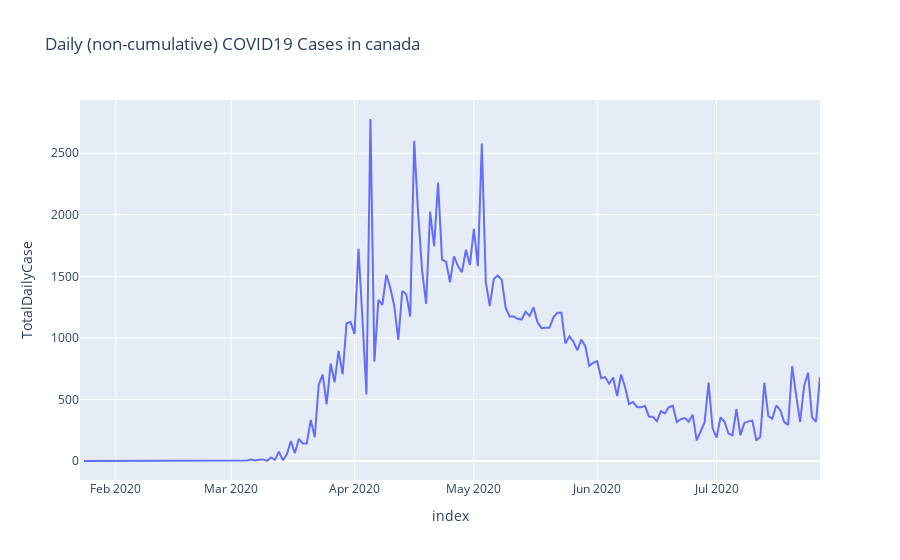

Notebook code for this chart:
### Code cell
px.line(non_cumulative,
       x=non_cumulative.index,
       y='TotalDailyCase',
       title="Daily (non-cumulative) COVID19 Cases in canada",
       labels={'x':'Timee (days)',
              "TotalDailyCases":'Non cumulative reported daily cases'})

### Figure 1 — Plotly figure (JSON) as saved in the notebook; plotly's stock layout.template omitted (floating-point values rounded to 4 significant figures; data arrays with more than 128 entries replaced by an {"elided": "..."} marker saying what was removed)
{"data": [{"hovertemplate": "index=%{x}<br>TotalDailyCase=%{y}<extra></extra>", "legendgroup": "", "line": {"color": "#636efa", "dash": "solid"}, "mode": "lines", "name": "", "orientation": "v", "showlegend": false, "type": "scatter", "x": {"elided": "187 str values"}, "xaxis": "x", "y": {"elided": "187 int values"}, "yaxis": "y"}], "layout": {"legend": {"tracegroupgap": 0}, "title": {"text": "Daily (non-cumulative) COVID19 Cases in canada"}, "xaxis": {"anchor": "y", "domain": [0, 1], "title": {"text": "index"}}, "yaxis": {"anchor": "x", "domain": [0, 1], "title": {"text": "TotalDailyCase"}}}}
